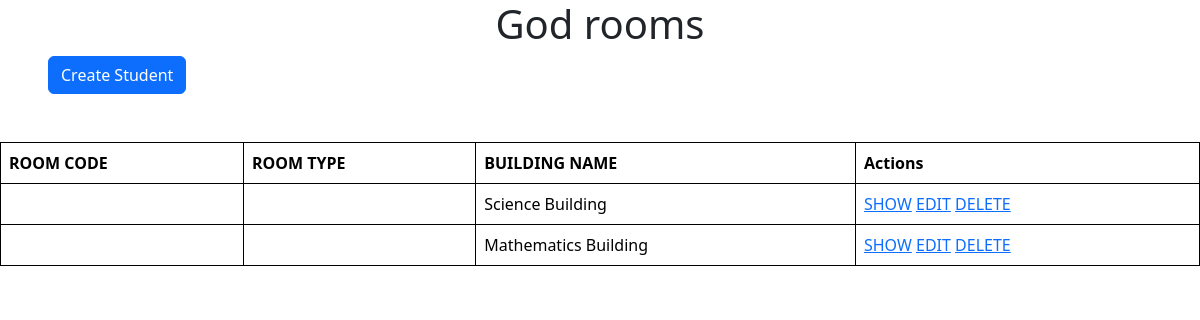
The app's page /rooms/index.php with its own data.
### tables this page shows
create table rooms
(
    room_code int auto_increment,
    room_type varchar(50) not null,
    bldg_code int not null,
    constraint pk_rooms primary key (room_code)
);

create table buildings
(
    bldg_code int auto_increment,
    bldg_name varchar(100) not null,
    blng_location varchar(255) not null,
    constraint pk_buildings primary key(bldg_code)
);

### rooms/index.php (the view, shortened to what this page needs)
<?php
require_once __DIR__ . '/../database/database_connection.php';
try {
    $statement = $pdo->prepare("select r.*, b.BLDG_NAME from ROOMS r join BUILDINGS b on r.BLDG_CODE = b.BLDG_CODE");
    $statement->execute();
    $rooms = $statement->fetchAll();
} catch (PDOException $e) {
    echo "Error while retrieving rooms: " . $e->getMessage();
}
?>
<!DOCTYPE html>
<html lang="en">
<head>
    <link rel="stylesheet" href="/ums_php/bootstrap-5.3.3-dist/css/bootstrap.min.css">
</head>
<body>
    <h1 class="text-center">God rooms</h1>
    <a href="create.php" class="btn btn-primary mb-5 mx-5">Create Student</a>
    <table class="table">
        <tr>
            <th>ROOM CODE</th>
            <th>ROOM TYPE</th>
            <th>BUILDING NAME</th>
            <th>Actions</th>
        </tr>
        <?php foreach ($rooms as $row) : ?>
            <tr>
                <td><?php echo $row['ROOM_CODE'] ?></td>
                <td><?php echo $row['ROOM_TYPE']; ?></td>
                <td><?php echo $row['BLDG_NAME']; ?></td>
                <td>
                    <a href="show.php?id=<?php echo $row['ROOM_CODE']; ?>">SHOW</a>
                    <a href="edit.php?id=<?php echo $row['ROOM_CODE']; ?>">EDIT</a>
                    <a href="delete.php?id=<?php echo $row['ROOM_CODE']; ?>">DELETE</a>
                </td>
            </tr>
        <?php endforeach; ?>
    </table>
</body>
</html>

### rooms/index.php (style rules this page uses)
td, th { border: 1px solid black; padding: 8px; }

### records on screen
rooms: buildings.bldg_name "Science Building"
rooms: buildings.bldg_name "Mathematics Building"
